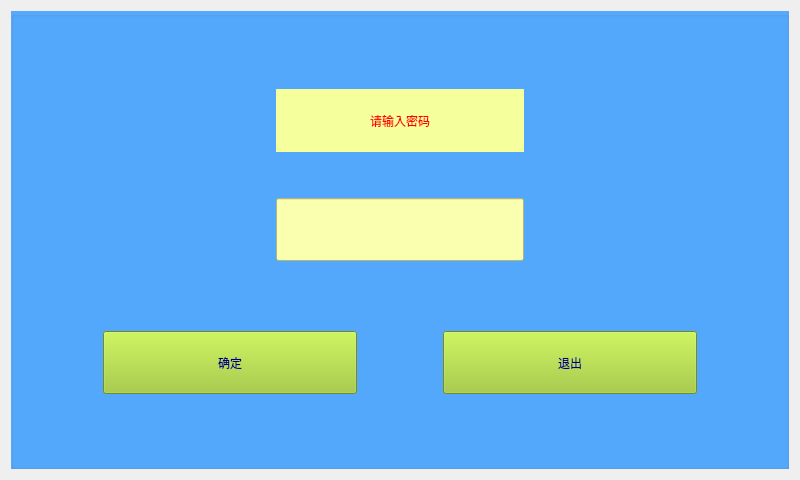
<?xml version="1.0" encoding="UTF-8"?>
<ui version="4.0">
 <class>Secretinput</class>
 <widget class="QWidget" name="Secretinput">
  <property name="geometry">
   <rect>
    <x>0</x>
    <y>0</y>
    <width>800</width>
    <height>480</height>
   </rect>
  </property>
  <property name="windowTitle">
   <string>Form</string>
  </property>
  <layout class="QGridLayout" name="gridLayout_2">
   <item row="0" column="0">
    <widget class="QGroupBox" name="groupBox">
     <property name="sizePolicy">
      <sizepolicy hsizetype="MinimumExpanding" vsizetype="MinimumExpanding">
       <horstretch>0</horstretch>
       <verstretch>0</verstretch>
      </sizepolicy>
     </property>
     <property name="styleSheet">
      <string notr="true">background-color: rgb(85, 170, 255);</string>
     </property>
     <layout class="QGridLayout" name="gridLayout">
      <item row="2" column="1">
       <spacer name="verticalSpacer_6">
        <property name="orientation">
         <enum>Qt::Vertical</enum>
        </property>
        <property name="sizeType">
         <enum>QSizePolicy::Maximum</enum>
        </property>
        <property name="sizeHint" stdset="0">
         <size>
          <width>20</width>
          <height>40</height>
         </size>
        </property>
       </spacer>
      </item>
      <item row="3" column="0">
       <spacer name="horizontalSpacer">
        <property name="orientation">
         <enum>Qt::Horizontal</enum>
        </property>
        <property name="sizeHint" stdset="0">
         <size>
          <width>40</width>
          <height>20</height>
         </size>
        </property>
       </spacer>
      </item>
      <item row="3" column="1">
       <widget class="QLineEdit" name="inputLine">
        <property name="sizePolicy">
         <sizepolicy hsizetype="Expanding" vsizetype="MinimumExpanding">
          <horstretch>0</horstretch>
          <verstretch>0</verstretch>
         </sizepolicy>
        </property>
        <property name="styleSheet">
         <string notr="true">border-color: rgb(0, 85, 0);
background-color: rgb(250, 255, 175);
font: 24pt &quot;黑体&quot;;</string>
        </property>
        <property name="text">
         <string/>
        </property>
        <property name="echoMode">
         <enum>QLineEdit::Password</enum>
        </property>
       </widget>
      </item>
      <item row="3" column="2">
       <spacer name="horizontalSpacer_2">
        <property name="orientation">
         <enum>Qt::Horizontal</enum>
        </property>
        <property name="sizeHint" stdset="0">
         <size>
          <width>40</width>
          <height>20</height>
         </size>
        </property>
       </spacer>
      </item>
      <item row="4" column="1">
       <spacer name="verticalSpacer_2">
        <property name="orientation">
         <enum>Qt::Vertical</enum>
        </property>
        <property name="sizeType">
         <enum>QSizePolicy::MinimumExpanding</enum>
        </property>
        <property name="sizeHint" stdset="0">
         <size>
          <width>20</width>
          <height>40</height>
         </size>
        </property>
       </spacer>
      </item>
      <item row="1" column="1">
       <widget class="QLabel" name="label">
        <property name="sizePolicy">
         <sizepolicy hsizetype="Preferred" vsizetype="MinimumExpanding">
          <horstretch>0</horstretch>
          <verstretch>0</verstretch>
         </sizepolicy>
        </property>
        <property name="styleSheet">
         <string notr="true">background-color: rgb(245, 255, 155);
border-color: rgb(170, 255, 255);
color: rgb(255, 0, 0);
font: 28pt &quot;黑体&quot;;</string>
        </property>
        <property name="text">
         <string>请输入密码</string>
        </property>
        <property name="alignment">
         <set>Qt::AlignCenter</set>
        </property>
       </widget>
      </item>
      <item row="0" column="1">
       <spacer name="verticalSpacer_3">
        <property name="orientation">
         <enum>Qt::Vertical</enum>
        </property>
        <property name="sizeType">
         <enum>QSizePolicy::MinimumExpanding</enum>
        </property>
        <property name="sizeHint" stdset="0">
         <size>
          <width>20</width>
          <height>40</height>
         </size>
        </property>
       </spacer>
      </item>
      <item row="5" column="1">
       <spacer name="verticalSpacer_7">
        <property name="orientation">
         <enum>Qt::Vertical</enum>
        </property>
        <property name="sizeType">
         <enum>QSizePolicy::MinimumExpanding</enum>
        </property>
        <property name="sizeHint" stdset="0">
         <size>
          <width>20</width>
          <height>40</height>
         </size>
        </property>
       </spacer>
      </item>
      <item row="7" column="1">
       <spacer name="verticalSpacer_4">
        <property name="orientation">
         <enum>Qt::Vertical</enum>
        </property>
        <property name="sizeType">
         <enum>QSizePolicy::MinimumExpanding</enum>
        </property>
        <property name="sizeHint" stdset="0">
         <size>
          <width>20</width>
          <height>40</height>
         </size>
        </property>
       </spacer>
      </item>
      <item row="5" column="0" rowspan="2" colspan="3">
       <layout class="QHBoxLayout" name="horizontalLayout_2">
        <item>
         <spacer name="horizontalSpacer_5">
          <property name="orientation">
           <enum>Qt::Horizontal</enum>
          </property>
          <property name="sizeType">
           <enum>QSizePolicy::Minimum</enum>
          </property>
          <property name="sizeHint" stdset="0">
           <size>
            <width>40</width>
            <height>20</height>
           </size>
          </property>
         </spacer>
        </item>
        <item>
         <spacer name="horizontalSpacer_6">
          <property name="orientation">
           <enum>Qt::Horizontal</enum>
          </property>
          <property name="sizeType">
           <enum>QSizePolicy::Minimum</enum>
          </property>
          <property name="sizeHint" stdset="0">
           <size>
            <width>40</width>
            <height>20</height>
           </size>
          </property>
         </spacer>
        </item>
        <item>
         <widget class="QPushButton" name="SecretSureBtn">
          <property name="sizePolicy">
           <sizepolicy hsizetype="MinimumExpanding" vsizetype="MinimumExpanding">
            <horstretch>0</horstretch>
            <verstretch>0</verstretch>
           </sizepolicy>
          </property>
          <property name="styleSheet">
           <string notr="true">color: rgb(0, 0, 127);
font: 26pt &quot;黑体&quot;;
background-color: rgb(155, 200, 40);
border-color: rgb(85, 170, 0);</string>
          </property>
          <property name="text">
           <string>确定</string>
          </property>
         </widget>
        </item>
        <item>
         <spacer name="horizontalSpacer_8">
          <property name="orientation">
           <enum>Qt::Horizontal</enum>
          </property>
          <property name="sizeType">
           <enum>QSizePolicy::Minimum</enum>
          </property>
          <property name="sizeHint" stdset="0">
           <size>
            <width>40</width>
            <height>20</height>
           </size>
          </property>
         </spacer>
        </item>
        <item>
         <spacer name="horizontalSpacer_3">
          <property name="orientation">
           <enum>Qt::Horizontal</enum>
          </property>
          <property name="sizeType">
           <enum>QSizePolicy::Fixed</enum>
          </property>
          <property name="sizeHint" stdset="0">
           <size>
            <width>40</width>
            <height>20</height>
           </size>
          </property>
         </spacer>
        </item>
        <item>
         <widget class="QPushButton" name="SecretQuitBtn">
          <property name="sizePolicy">
           <sizepolicy hsizetype="MinimumExpanding" vsizetype="MinimumExpanding">
            <horstretch>0</horstretch>
            <verstretch>0</verstretch>
           </sizepolicy>
          </property>
          <property name="styleSheet">
           <string notr="true">color: rgb(0, 0, 127);
font: 26pt &quot;黑体&quot;;
background-color: rgb(155, 200, 40);
border-color: rgb(85, 170, 0);</string>
          </property>
          <property name="text">
           <string>退出</string>
          </property>
         </widget>
        </item>
        <item>
         <spacer name="horizontalSpacer_7">
          <property name="orientation">
           <enum>Qt::Horizontal</enum>
          </property>
          <property name="sizeType">
           <enum>QSizePolicy::Minimum</enum>
          </property>
          <property name="sizeHint" stdset="0">
           <size>
            <width>40</width>
            <height>20</height>
           </size>
          </property>
         </spacer>
        </item>
        <item>
         <spacer name="horizontalSpacer_4">
          <property name="orientation">
           <enum>Qt::Horizontal</enum>
          </property>
          <property name="sizeType">
           <enum>QSizePolicy::Minimum</enum>
          </property>
          <property name="sizeHint" stdset="0">
           <size>
            <width>40</width>
            <height>20</height>
           </size>
          </property>
         </spacer>
        </item>
       </layout>
      </item>
     </layout>
    </widget>
   </item>
  </layout>
 </widget>
 <resources/>
 <connections/>
</ui>
